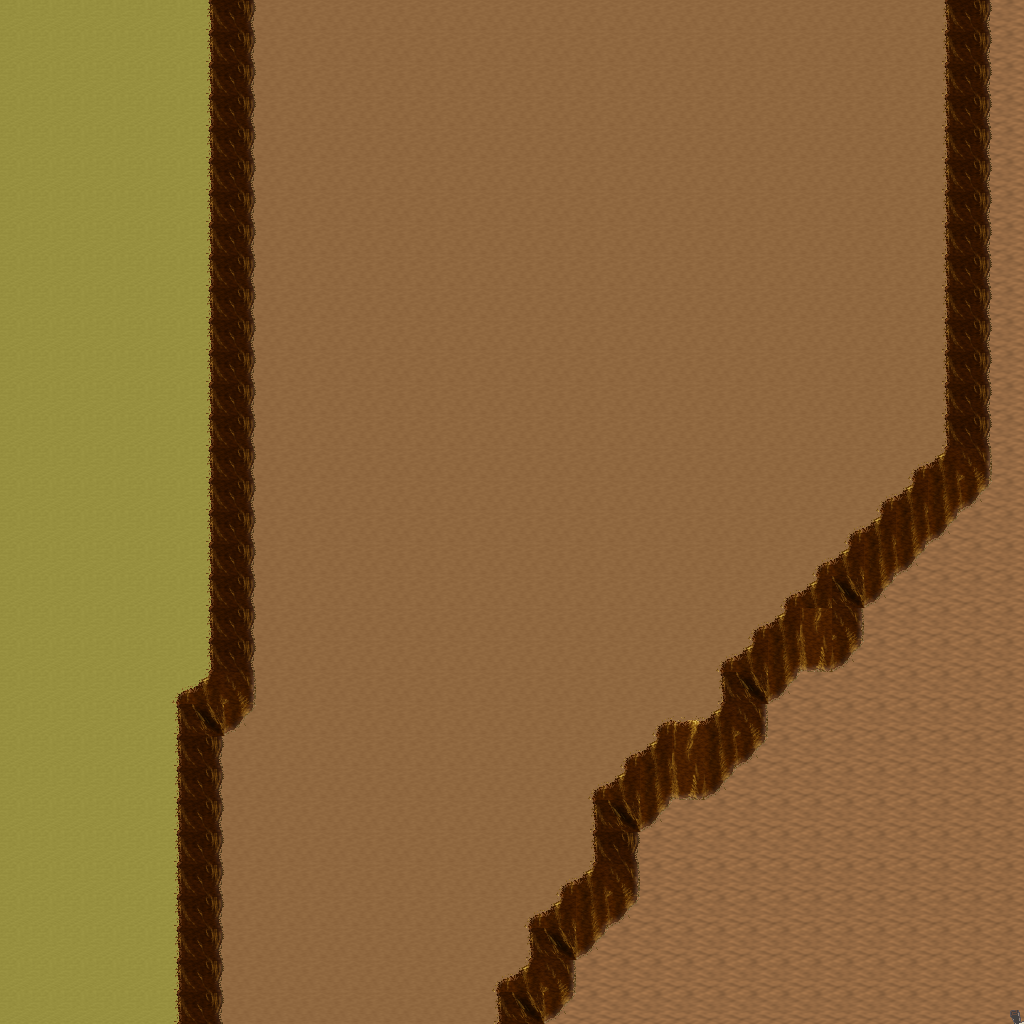

A 2D game scene composited from a Tiled map and its tileset images. What follows is a short description and the map's XML, with each tile layer's data collapsed to a summary:
An orthogonal 32x32 tile map with 32x32 px tiles, 5 tile layers (Ground, Objects, Objects2, Above, ...), 1 hidden layer not drawn, 19 tilesets.

<map version="1.10" tiledversion="1.11.0" orientation="orthogonal" renderorder="right-down" width="32" height="32" tilewidth="32" tileheight="32" infinite="0" nextlayerid="11" nextobjectid="1">
 <tileset firstgid="1" name="ground_ground" tilewidth="32" tileheight="32" tilecount="33" columns="3">
  <image source="../drawable/ground_ground.png" width="96" height="352" />
 </tileset>
 <tileset firstgid="34" name="ground_ridge_earth_dark" tilewidth="32" tileheight="32" tilecount="96" columns="12">
  <image source="../drawable/ground_ridge_earth_dark.png" width="384" height="256" />
 </tileset>
 <tileset firstgid="130" name="ground_rock_pebbles" tilewidth="32" tileheight="32" tilecount="3" columns="1">
  <image source="../drawable/ground_rock_pebbles.png" width="32" height="96" />
 </tileset>
 <tileset firstgid="133" name="ground_earth_edges" tilewidth="32" tileheight="32" tilecount="18" columns="6">
  <image source="../drawable/ground_earth_edges.png" width="192" height="96" />
 </tileset>
 <tileset firstgid="151" name="plant_leaves" tilewidth="32" tileheight="32" tilecount="8" columns="4">
  <image source="../drawable/plant_leaves.png" width="128" height="64" />
 </tileset>
 <tileset firstgid="159" name="plant_flower_daisy_yellow" tilewidth="32" tileheight="32" tilecount="8" columns="2">
  <image source="../drawable/plant_flower_daisy_yellow.png" width="64" height="128" />
 </tileset>
 <tileset firstgid="167" name="plant_grasses" tilewidth="32" tileheight="32" tilecount="6" columns="3">
  <image source="../drawable/plant_grasses.png" width="96" height="64" />
 </tileset>
 <tileset firstgid="173" name="ground_cobbled_paving" tilewidth="32" tileheight="32" tilecount="1" columns="1">
  <image source="../drawable/ground_cobbled_paving.png" width="32" height="32" />
 </tileset>
 <tileset firstgid="174" name="plant_flower_daisy_white" tilewidth="32" tileheight="32" tilecount="8" columns="2">
  <image source="../drawable/plant_flower_daisy_white.png" width="64" height="128" />
 </tileset>
 <tileset firstgid="182" name="plant_flower_daisy_red" tilewidth="32" tileheight="32" tilecount="8" columns="2">
  <image source="../drawable/plant_flower_daisy_red.png" width="64" height="128" />
 </tileset>
 <tileset firstgid="190" name="logic_collision" tilewidth="32" tileheight="32" tilecount="1" columns="1">
  <image source="../drawable/logic_collision.png" width="32" height="32" />
 </tileset>
 <tileset firstgid="191" name="logic_creature_sheepman" tilewidth="32" tileheight="32" tilecount="4" columns="4">
  <image source="../drawable/logic_creature_sheepman.png" width="128" height="32" />
 </tileset>
 <tileset firstgid="195" name="object_tan_tent" tilewidth="32" tileheight="32" tilecount="25" columns="5">
  <image source="../drawable/object_tan_tent.png" width="160" height="160" />
 </tileset>
 <tileset firstgid="220" name="item_campfires" tilewidth="32" tileheight="32" tilecount="2" columns="2">
  <image source="../drawable/item_campfires.png" width="64" height="32" />
 </tileset>
 <tileset firstgid="222" name="plant_tree_dead_tree_4" tilewidth="32" tileheight="32" tilecount="20" columns="4">
  <image source="../drawable/plant_tree_dead_tree_4.png" width="128" height="160" />
 </tileset>
 <tileset firstgid="242" name="plant_tree_fall_trees" tilewidth="32" tileheight="32" tilecount="40" columns="8">
  <image source="../drawable/plant_tree_fall_trees.png" width="256" height="160" />
 </tileset>
 <tileset firstgid="282" name="object_well_hoist" tilewidth="32" tileheight="32" tilecount="9" columns="3">
  <image source="../drawable/object_well_hoist.png" width="96" height="96" />
 </tileset>
 <tileset firstgid="291" name="logic_creature_mutant" tilewidth="32" tileheight="32" tilecount="7" columns="7">
  <image source="../drawable/logic_creature_mutant.png" width="224" height="32" />
 </tileset>
 <tileset firstgid="298" name="ground_grass_edges" tilewidth="32" tileheight="32" tilecount="36" columns="12">
  <image source="../drawable/ground_grass_edges.png" width="384" height="96" />
 </tileset>
 <layer id="1" name="Ground" width="32" height="32">
  <data>[1024 cells, 1024 non-empty, 3 distinct tile ids]</data>
 </layer>
 <layer id="2" name="Objects" width="32" height="32">
  <data>[1024 cells, 160 non-empty, 11 distinct tile ids]</data>
 </layer>
 <layer id="3" name="Objects2" width="32" height="32">
  <data>[1024 cells, 0 non-empty, 0 distinct tile ids]</data>
 </layer>
 <layer id="4" name="Above" width="32" height="32">
  <data>[1024 cells, 1 non-empty, 1 distinct tile ids]</data>
 </layer>
 <layer id="5" name="Above2" width="32" height="32">
  <data>[1024 cells, 0 non-empty, 0 distinct tile ids]</data>
 </layer>
 <layer id="6" name="Walkable" width="32" height="32" visible="0">
  <data>[1024 cells, 146 non-empty, 1 distinct tile ids]</data>
 </layer>
 <objectgroup id="7" name="Mapevents" />
 <objectgroup id="8" name="Spawn" />
 <objectgroup id="9" name="Keys" />
 <objectgroup id="10" name="Replace" />
</map>
